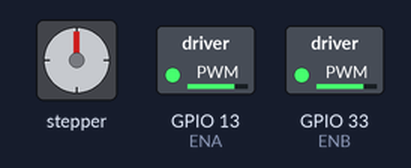
The sketch below on a simulated ESP32. Shown: stepper motor, switched loads named in the sketch (green lamp = pin HIGH). Wiring (inferred from the names in the program): stepper motor (200 steps per turn assumed): coils GPIO 14, GPIO 27, GPIO 26, GPIO 25. Pins used as bus, display or sensor lines are not drawn.

Above: at 0.1 s.
At 9.1 s:
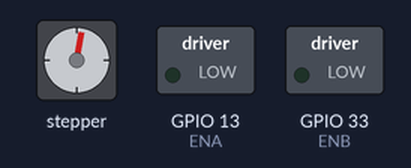
At 17.1 s:
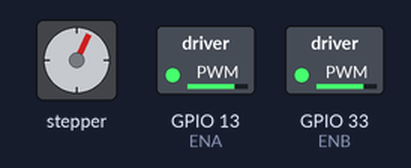
At 19.1 s:
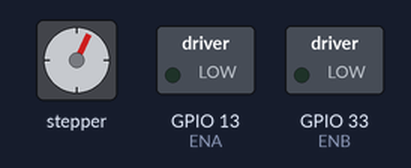
At 29.1 s:
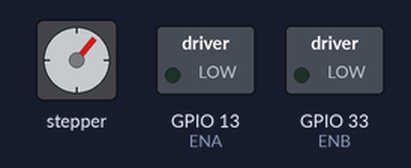
At 37.1 s:
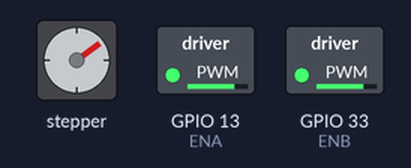
Timing chart, 0 to 40.0 s (numbered marks = the images above):
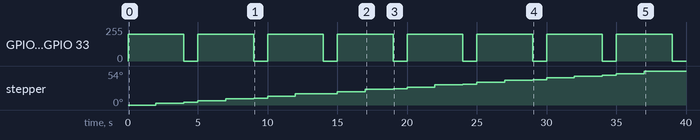

The sketch:

example.ino
```cpp
// ESP32 sketch using LEDC PWM to control two DC motors through the L298N, demonstrating forward, reverse, and stop sequences.
//
// Buy this module: https://shillehtek.com/products/shillehtek-l298n-motor-driver-controller-board
// Full manual: https://shillehtek.com/blogs/shillehtek-product-manuals/l298n-motor-driver-controller-board-module-for-stepper-motor-dc-dual-h-bridge
// More examples: https://github.com/shillehbean/shillehtek-examples
//

// L298N on ESP32 - dual DC motors using LEDC PWM

const int ENA = 13, IN1 = 14, IN2 = 27;
const int ENB = 33, IN3 = 26, IN4 = 25;
const int PWM_FREQ = 20000, PWM_RES = 8;

void setup() {
  pinMode(IN1, OUTPUT); pinMode(IN2, OUTPUT);
  pinMode(IN3, OUTPUT); pinMode(IN4, OUTPUT);

  ledcAttach(ENA, PWM_FREQ, PWM_RES);
  ledcAttach(ENB, PWM_FREQ, PWM_RES);
}

void motor(int enPin, int in1, int in2, int speed) {
  digitalWrite(in1, speed > 0);
  digitalWrite(in2, speed < 0);
  ledcWrite(enPin, abs(speed));
}

void loop() {
  motor(ENA, IN1, IN2, 200); motor(ENB, IN3, IN4, 200); delay(2000);
  motor(ENA, IN1, IN2, -200); motor(ENB, IN3, IN4, -200); delay(2000);
  motor(ENA, IN1, IN2, 0);  motor(ENB, IN3, IN4, 0);  delay(1000);
}
```

Measured:
- by itself, GPIO 13 (ENA), GPIO 33 (ENB): alternates 199/255 for 4.0 s and 0/255 for 1.0 s
